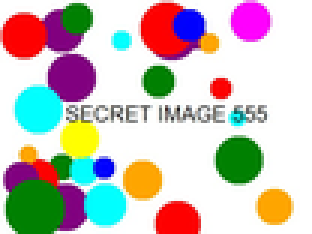
#> input picture test_images/test.png, 104 x 78 px, shrunk from 400 x 300 before the run (shown 3 times larger)
$ python verify.py
#> lines starting #> are read from the running program, lines starting #| are printed output that depends on the picture; pictures that were not available may be replaced by others from this repository, and a replacement may not be noted
import os
from PIL import Image, ImageChops

# Resolve paths relative to this script's directory
script_dir = os.path.dirname(os.path.abspath(__file__))
repo_dir = os.path.dirname(script_dir)
test_images_dir = os.path.join(repo_dir, "test_images")

o = Image.open(os.path.join(test_images_dir, "test.png"))
#> o is the input picture: PIL image 104x78 RGB; mean R, G, B 200.2, 191.9, 186.5
e = Image.open(os.path.join(test_images_dir, "encrypted.png"))
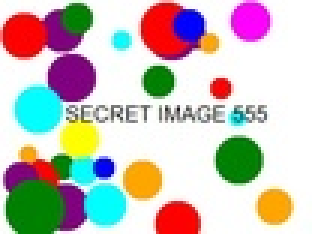
#> input picture test_images/test.jpg, 104 x 78 px, shrunk from 400 x 300 before the run, given in place of encrypted.png, which was not available (shown 3 times larger)
#> e is the input picture: PIL image 104x78 RGB; mean R, G, B 198.6, 191.3, 185.3
r = Image.open(os.path.join(test_images_dir, "restored.png"))
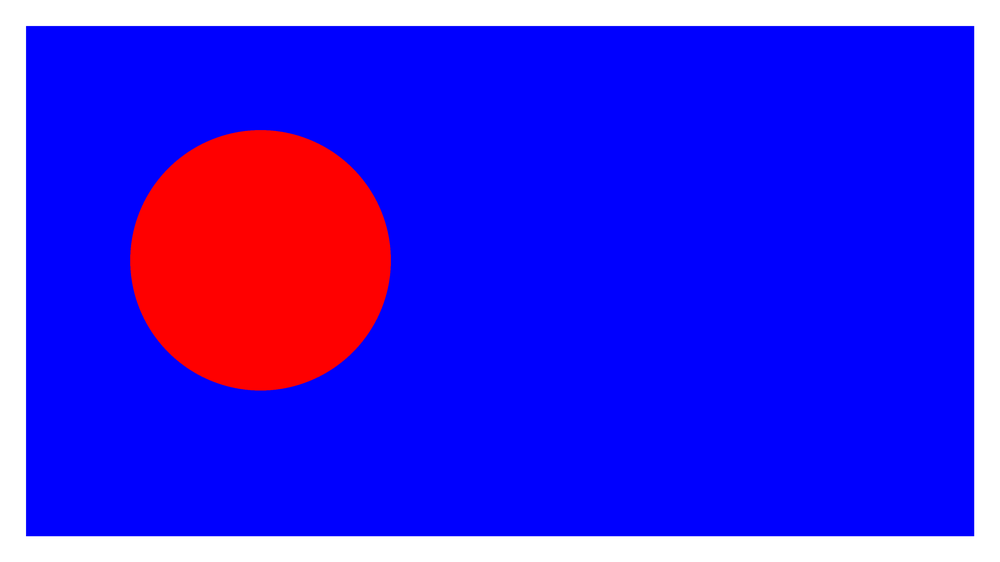
#> input picture test_images/test_4k.png, 1000 x 562 px, shrunk from 3840 x 2160 before the run, given in place of restored.png, which was not available
#> r is the input picture: PIL image 1000x562 RGB; mean R, G, B 59.7, 35.5, 230.8
w = Image.open(os.path.join(test_images_dir, "wrong_seed.png"))

def count_diff(a, b):
    d = ImageChops.difference(a.convert("RGB"), b.convert("RGB"))
    return sum(1 for p in d.getdata() if p[0] > 0 or p[1] > 0 or p[2] > 0)

total = o.width * o.height
#> total = 8112
de = count_diff(o, e)
#> in count_diff, `d = ImageChops.difference(a.convert("RGB"), b.convert("RGB"))`:
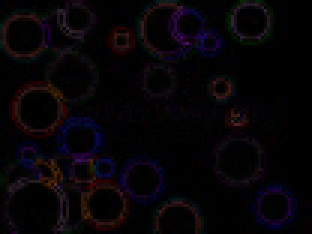
#> d: PIL image 104x78 RGB (shown 3 times larger); mean R, G, B 6.6, 3.6, 6.9
#> de = 7143
dr = count_diff(o, r)
#> in count_diff (call 2), `d = ImageChops.difference(a.convert("RGB"), b.convert("RGB"))`:
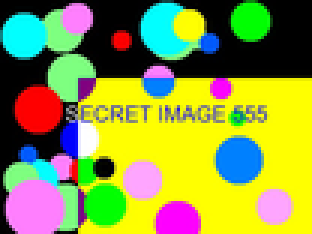
#> d: PIL image 104x78 RGB (shown 3 times larger); mean R, G, B 139.8, 151.8, 68.5
#> dr = 7013
dw = count_diff(o, w)
#> dw = 7013

print("=== PNG Lossless Pixel Comparison ===")
print("Total pixels   :", total)
#| Total pixels   : 8112
print("Encrypted diff :", de, "(%.1f%%)" % (de/total*100))
#| Encrypted diff : 7143 (88.1%)
print("Restored  diff :", dr, "(%.4f%%) <- MUST BE 0" % (dr/total*100))
#| Restored  diff : 7013 (86.4522%) <- MUST BE 0
print("WrongSeed diff :", dw, "(%.1f%%)" % (dw/total*100))
#| WrongSeed diff : 7013 (86.5%)
print()
if dr == 0:
    print("PASS - Algorithm is 100% correct! Encrypt+Decrypt = identity")
else:
    print("FAIL - %d pixels differ after decrypt" % dr)
#| FAIL - 7013 pixels differ after decrypt
